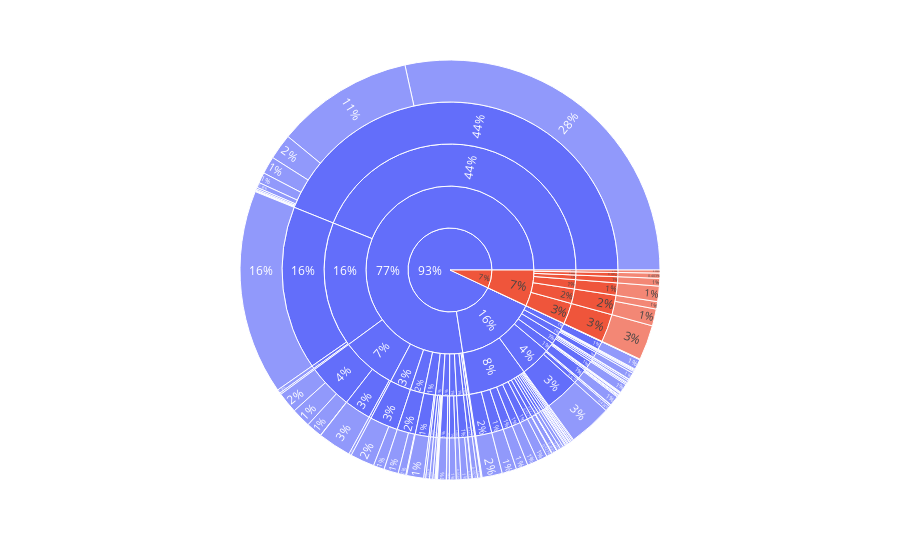

Notebook code cell kept with this figure:
### Code cell
fig = px.sunburst(ecologia, 
                  path=['JURISDICCION', 'ENTIDAD','UNIDAD_EJECUTORA', 'PROGRAMA','PROYECTO',],
                  values='SANCION', ids=None,
#                   width=1200, height=700,
                  maxdepth=10,
          
                  hover_data=['JURISDICCION', 'ENTIDAD','UNIDAD_EJECUTORA', 'PROGRAMA','PROYECTO',],
                 )

# fig = fig.update_traces(textinfo='label+percent entry')
fig = fig.update_traces(textinfo='percent entry')

template = """<b>%{label}</b> <br>$%{value:,.0f}</b> 
            <br>
                <br>JURISDICCION: %{customdata[0]}</b>
                <br>UNIDAD_EJECUTORA: %{customdata[2]}</b> 
                <br>
                    <br>PROGRAMA: %{customdata[3]}</b> 
                    <br>PROYECTO: %{customdata[4]}</b>
                </b>
            </b> """

fig = fig.update_traces(
        
        go.Sunburst(
        hovertemplate=template,
        insidetextorientation='radial',       
    ))

# fig.write_html('sunburst_cause_deads.html')
fig.show()

### Figure 1 — Plotly figure (JSON) as saved in the notebook; plotly's stock layout.template omitted (floating-point values rounded to 4 significant figures; data arrays with more than 128 entries replaced by an {"elided": "..."} marker saying what was removed)
{"data": [{"branchvalues": "total", "customdata": {"elided": "226x5 str values"}, "domain": {"x": [0, 1], "y": [0, 1]}, "hovertemplate": "<b>%{label}</b> <br>$%{value:,.0f}</b> \n            <br>\n                <br>JURISDICCION: %{customdata[0]}</b>\n                <br>UNIDAD_EJECUTORA: %{customdata[2]}</b> \n                <br>\n                    <br>PROGRAMA: %{customdata[3]}</b> \n                    <br>PROYECTO: %{customdata[4]}</b>\n                </b>\n            </b> ", "ids": {"elided": "226 str values"}, "insidetextorientation": "radial", "labels": {"elided": "226 str values"}, "maxdepth": 10, "name": "", "parents": {"elided": "226 str values"}, "textinfo": "percent entry", "type": "sunburst", "values": {"elided": "226 int values"}}], "layout": {"legend": {"tracegroupgap": 0}, "margin": {"t": 60}}}
